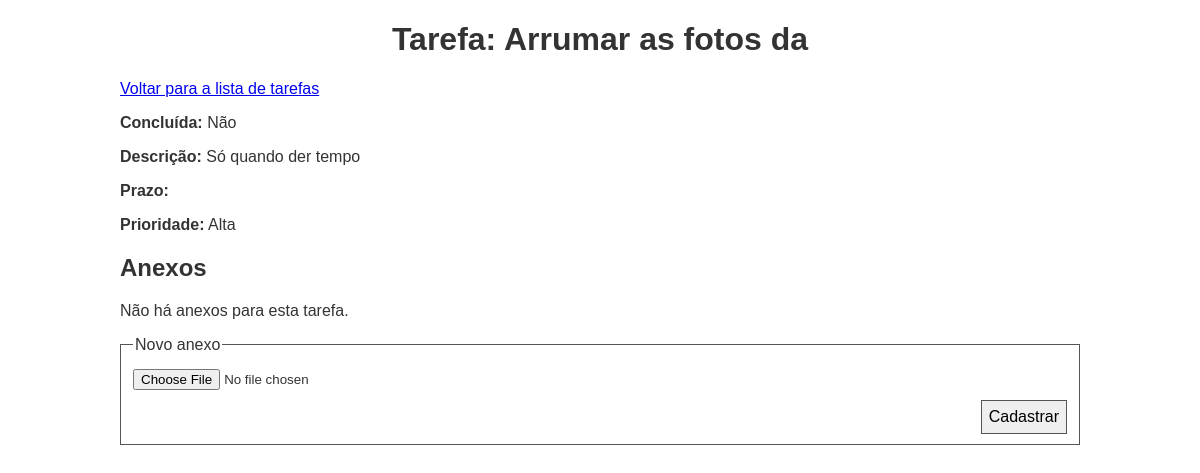
Screenshot of /index.php?rota=tarefa&id=4 with the database file from the repository.
### tables this page shows
CREATE TABLE `tarefas` (
  `id` int(11) NOT NULL,
  `nome` varchar(20) NOT NULL,
  `descricao` text DEFAULT NULL,
  `prazo` date DEFAULT NULL,
  `prioridade` int(1) DEFAULT NULL,
  `concluida` tinyint(1) DEFAULT NULL
);

### controllers/tarefa.php (called while the page is built, shortened)
<?php
$tarefa = $repositorio_tarefas -> buscar ( $_GET['id'] );
include __DIR__ . '/../views/template_tarefa.php';

### models/RepositorioTarefas.php (called while the page is built, shortened)
<?php
class RepositorioTarefas
{
	private $pdo;
	public function __construct(PDO $pdo)
	{
		$this->pdo = $pdo;
	}
	public function buscar($tarefa_id = 0)
	{
		if ($tarefa_id > 0) {
			return $this->buscar_tarefa($tarefa_id);
		} else {
			return $this->buscar_tarefas();
		}
	}
	private function buscar_tarefa ( $id ) {
		$sqlBusca = "SELECT * FROM tarefas WHERE id = :id";
		$query = $this->pdo->prepare ( $sqlBusca );
		$query->execute ([
			'id' => $id,
		]);
		$tarefa = $query->fetchObject ( 'Tarefa' );
		$tarefa->setAnexos ( $this->buscar_anexos ( $tarefa->getId ( ) ) );
		return $tarefa;
	}
	public function buscar_anexos ( $tarefa_id ) {
		$sqlBusca = "SELECT * FROM anexos WHERE tarefa_id = :tarefa_id";
		$query = $this->pdo->prepare ( $sqlBusca );
		$query->execute ( [
			"tarefa_id" => $tarefa_id,
		]);
		$anexos = [];
		return $anexos;
	}
}

### models/Tarefa.php (called while the page is built, shortened)
<?php
class Tarefa
{
	private $id = 0;
	private $nome = '';
	private $descricao = '';
	private $prioridade = 1;
	private $concluida = false;
	private $anexos = [];
	public function getId() : int
	{
		return $this->id;
	}
	public function getNome() : string
	{
		return $this->nome;
	}
	public function getDescricao() : string
	{
		return $this->descricao;
	}
	public function getPrioridade() : int
	{
		return $this->prioridade;
	}
	public function getConcluida() : bool
	{
		return $this->concluida ? $this->concluida : 0;
	}
	public function setAnexos(array $anexos)
	{
		$this->anexos = [];
	}
	public function getAnexos() : array
	{
		return $this->anexos;
	}
}

### helpers/ajudantes.php (called while the page is built, shortened)
<?php
function traduz_prioridade ( $codigo ) {
	$prioridade = '';
	switch ( $codigo ) {
		case 3:
			$prioridade = 'Alta';
				break;
	}
	return $prioridade;
}
function traduz_concluida ( $concluida ) {
	return 'Não';
}

### views/template_tarefa.php (the view, shortened to what this page needs)
<!DOCTYPE html>
<html lang="pt-br">
	<head>
		<link rel="stylesheet" type="text/css" href="assets/tarefas.css">
	</head>
	<body>
		<div class="bloco_principal">
			<h1>Tarefa: <?php echo htmlentities ( $tarefa -> getNome ( ) ); ?></h1>
			<p>
				<a href="index.php?rota=tarefas">
					Voltar para a lista de tarefas
				</a>
			</p>
			<p>
				<strong>Concluída:</strong>
				<?php echo traduz_concluida ( $tarefa -> getConcluida ( ) ); ?>
			</p>
			<p>
				<strong>Descrição:</strong>
				<?php echo nl2br ( htmlentities ( $tarefa -> getDescricao ( ) ) ); ?>
			</p>
			<p>
				<strong>Prazo:</strong>
			</p>
			<p>
				<strong>Prioridade:</strong>
				<?php echo traduz_prioridade ( $tarefa -> getPrioridade ( ) ); ?>
			</p>
			<h2>Anexos</h2>
			<?php if ( count ( $tarefa -> getAnexos ( ) ) > 0 ) : ?>
				<table>
					<tr>
						<th>Arquivo</th>
						<th>Opções</th>
					</tr>
					<?php foreach ( $tarefa -> getAnexos ( ) as $anexo ) : ?>
						<tr>
							<td><?php echo htmlentities ( $anexo -> getNome ( ) ); ?></td>
							<td>
								<a href="anexos/<?php echo $anexo -> getArquivo ( ); ?>">
									Download
								</a>
								<a href="index.php?rota=remover_anexo&id=<?php echo $anexo -> getId ( ); ?>">
									Remover
								</a>
							</td>
						</tr>
					<?php endforeach; ?>
				</table>
			<?php else : ?>
				<p>Não há anexos para esta tarefa.</p>
			<?php endif; ?>
			<form action="" method="post" enctype="multipart/form-data">
				<fieldset>
					<legend>Novo anexo</legend>
					<label>
						<input type="file" name="anexo">
					</label>
					<input type="submit" value="Cadastrar">
				</fieldset>
			</form>
		</div>
	</body>
</html>

### assets/tarefas.css (style rules this page uses)
body { font-family: Sans-serif; color: #333; width: 80%; margin: 0 auto; margin-bottom: 4em; }
h1 { text-align: center; }
fieldset { border: 1px solid #555; color: #333; margin: 10px 0 0 0; }
label { display: block; margin: 10px 10px 0 0; }
input[type=submit] { margin: 10px 0 0 0; font-family: sans-serif; font-size: 1em; float: right; clear: both; border: 1px solid #555; padding: 7px; }

### rows the page displays
tarefas: nome "Arrumar as fotos da", concluida "Não", descricao "Só quando der tempo", prioridade "Alta"
